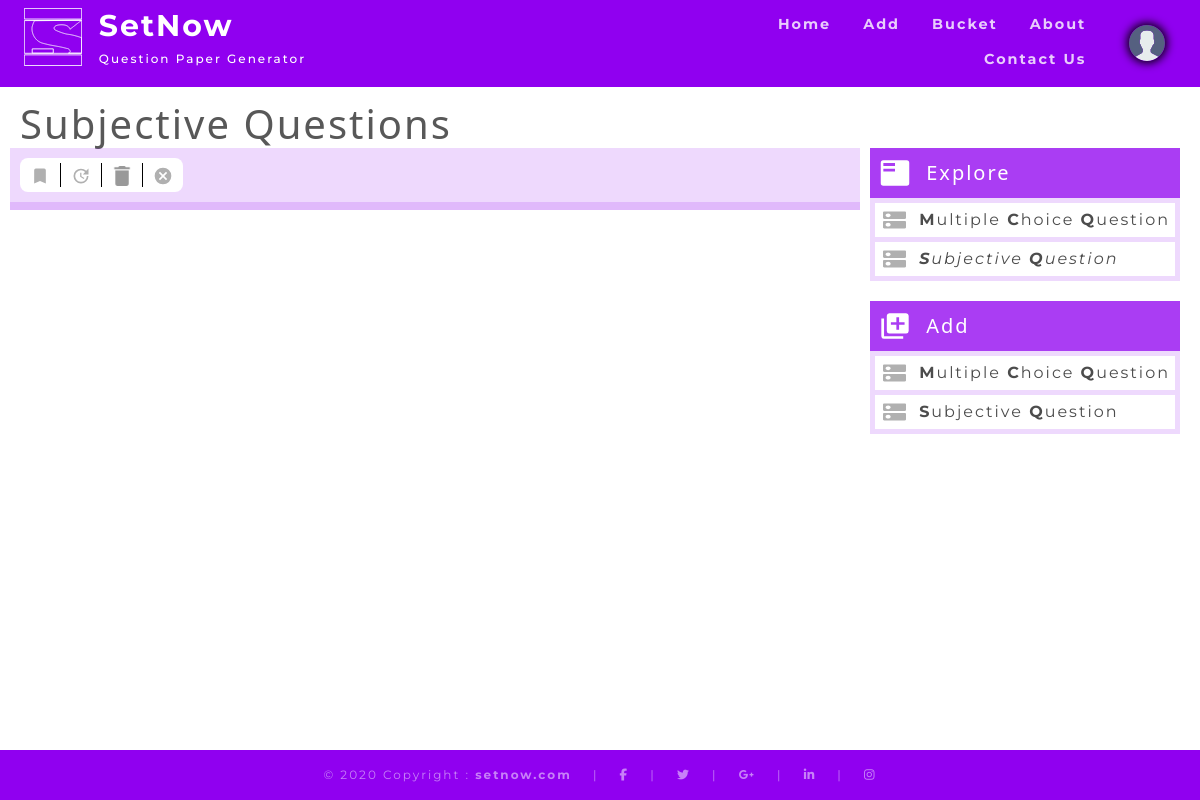
/course/1/question/sub/ (signed in), run on an earlier commit of the app's database.
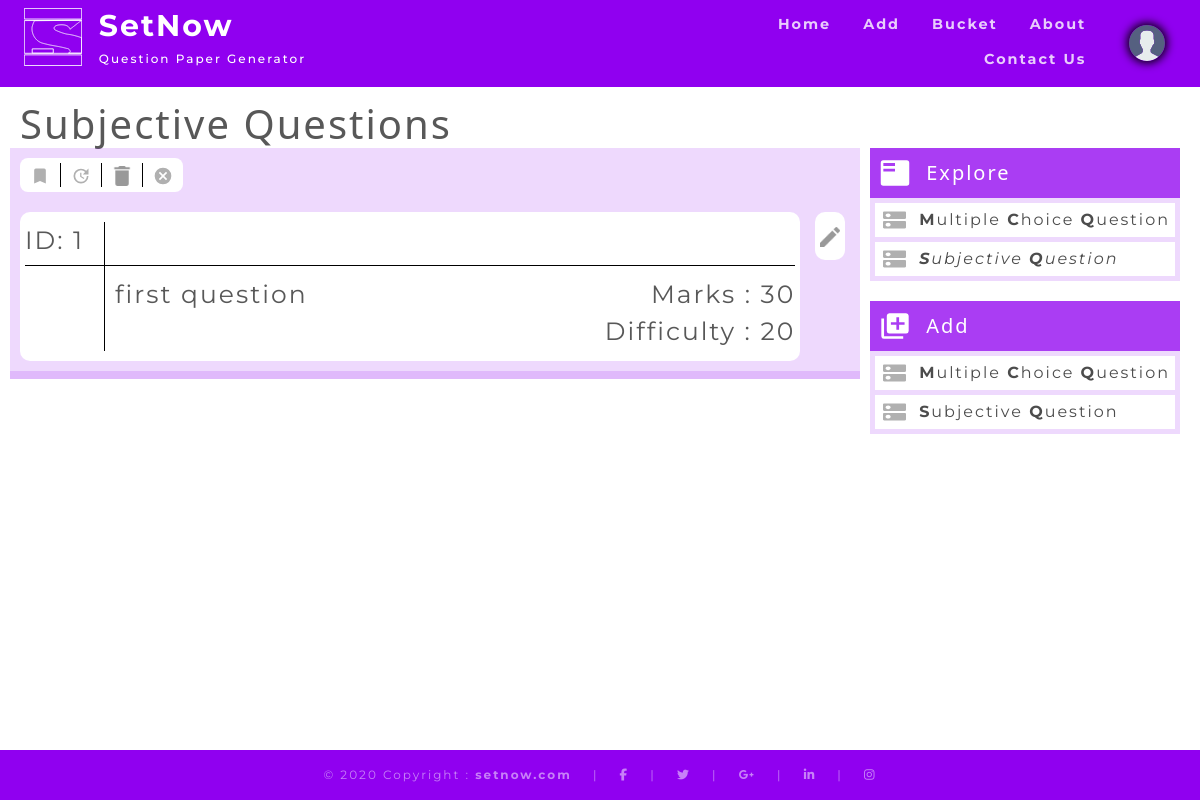
And on a later commit of the database.
### flaskapp/models.py (models this page shows, shortened)
class Question(db.Model):
    id = db.Column(db.Integer, primary_key=True)
    question = db.Column(db.Text, nullable=False)
    mark = db.Column(db.Integer, nullable=False)
    difficulty = db.Column(db.Integer, nullable=False)
    imp = db.Column(db.Boolean, default=False)
    course_id = db.Column(db.Integer, db.ForeignKey("course.id"), nullable=False)

### flaskapp/questions/routes.py (the view)
@questions.route("/course/<course_id>/question/<qtype>/")
@login_required
def question(course_id, qtype):
    if qtype == "mcq":
        _mcq_questions = MCQQuestion.query.filter(MCQQuestion.course_id == course_id).all()
        return render_template("questions/mcq_questions.html",
                               questions=_mcq_questions,
                               css_file='css/question_form.css',
                               js_file='js/update_question.js',
                               title='Objective Questions'
                               )
    elif qtype == "sub":
        _questions = Question.query.filter(Question.course_id == course_id).all()
        return render_template("questions/questions.html",
                               questions=_questions,
                               css_file='css/question_form.css',
                               js_file='js/update_question.js',
                               title='Subjective Questions'
                               )

### flaskapp/models.py (called while the page is built)
@login_manager.user_loader
def load_user(user_id):
    return User.query.get(int(user_id))

### flaskapp/templates/questions/questions.html (shortened to what this page needs)
{% extends "sideNav.html" %}
{% block header %}
    <h1 class="header">Subjective Questions</h1>
{% endblock header %}
{% block main %}
    <div id="questions">
        {% block content %}
            <div class="control_btns">
                <div id="mark_imp">
                    <img src="{{ url_for('static',
                filename='images/imp.svg') }}" alt="imp" class="control_btns_img"/>
                </div>
                <div id="update_all">
                    <img src="{{ url_for('static',
                filename='images/update.svg') }}" alt="update" class="control_btns_img"/>
                </div>
                <div id="delete_btn">
                    <img src="{{ url_for('static',
                filename='images/bin.png') }}" alt="delete" class="control_btns_img"/>
                </div>
                <div id="cancel_btn">
                    <img src="{{ url_for('static',
                filename='images/cancel.svg') }}" alt="cancel" class="control_btns_img"/>
                </div>
            </div>
            <div style="max-height : 446px;overflow-x: auto;position: relative;">
            {% for q in questions %}
                <div class="question_container">
                    <div class="question_info">
                        <div class="first_row">
                            <div class="first_row_column_1">ID: {{ q.id }}</div>
                            <div class="first_row_column_2">{{ q.imp }}</div>
                        </div>
                        <div class="second_row">
                            <div class="second_row_column_1"></div>
                            <div class="second_row_column_2">
                                <div class="question_description">
                                    {{ q.question }}
                                </div>
                                <div class="question_properties">
                                    <div class="marks">Marks : {{ q.mark }}</div>
                                    <div class="difficulty">Difficulty : {{ q.difficulty }}</div>
                                </div>
                            </div>
                        </div>
                    </div>
                    <div class="update_question">
                        <div class="edit_question">
                            <img src="{{ url_for('static',
                    filename='images/edit.png') }}" alt="edit" class="update_question_img"/>
                        </div>
                    </div>
                </div>
            {% endfor %} {% endblock %}
        <div id="bottombar"></div>
        </div>
    </div>
{% endblock %}

### flaskapp/templates/sideNav.html
{% extends "layout.html" %}
{% block sideNav %}
    <div id="sideNav">
        <div id="explore_container">
            <div id="explore_title">
                <img alt="list" src="{{ url_for('static',filename='images/list.svg') }}" id="list_img"/>
                Explore
            </div>
            <div id="explore_items_container">
                <div class="explore_items">
                    <img alt="list_style_image" src="{{ url_for('static',filename='images/list_style_image.svg') }}"/>
                    <a href="#" class="nav_link"><b>M</b>ultiple <b>C</b>hoice <b>Q</b>uestion</a>
                </div>
                <div class="explore_items">
                    <img alt="list_style_image" src="{{ url_for('static',filename='images/list_style_image.svg') }}"/>
                    <a href="#" class="nav_link"><b>S</b>ubjective <b>Q</b>uestion</a>
                </div>
            </div>
        </div>
        <div id="add_container">
            <div id="add_title">
                <img alt="add" src="{{ url_for('static',filename='images/add.svg') }}" id="add_img"/>
                Add
            </div>
            <div id="add_items_container">
                <div class="add_items">
                    <img alt="list_style_image" src="{{ url_for('static',filename='images/list_style_image.svg') }}"/>
                    <a href="#" class="nav_link"><b>M</b>ultiple <b>C</b>hoice <b>Q</b>uestion</a>
                </div>
                <div class="add_items">
                    <img alt="list_style_image" src="{{ url_for('static',filename='images/list_style_image.svg') }}"/>
                    <a href="#" class="nav_link"><b>S</b>ubjective <b>Q</b>uestion</a>
                </div>
            </div>
        </div>
    </div>
{% endblock sideNav %}

### flaskapp/templates/layout.html (shortened to what this page needs)
<!DOCTYPE html>
<html lang="en">
<head>
    <link rel="stylesheet" type="text/css" href=" {{ url_for('static', filename='css/base.css') }}"/>
    <link rel="stylesheet" href="https://stackpath.bootstrapcdn.com/bootstrap/4.4.1/css/bootstrap.min.css"
>
    <link rel="stylesheet" type="text/css" href=" {{ url_for('static', filename=css_file) }}"/>
    <link rel="stylesheet" type="text/css" href=" {{ url_for('static', filename=css_file) }}"/>
</head>
<body>
<div>
    <header>
        <div class="row px-4 py-2 text-white sticky-top" id="header">
            <div class="col1">
                <img src="{{ url_for('static', filename='images/logo.svg') }}" class="logo" alt="logo">
            </div>
            <div class="col2">
                <h2>SetNow</h2>
                <h4>Question Paper Generator</h4>
            </div>
            <div class="col3 pr-3">
                <div class="row" style="margin:0;padding:0;">
                    <a href="#">
                        <h4 class="py-2 mx-3">Home</h4>
                    </a>
                    <a href="#">
                        <h4 class="py-2 mx-3">Add</h4>
                    </a>
                    <a href="#">
                        <h4 class="py-2 mx-3">Bucket</h4>
                    </a>
                    <a href="#">
                        <h4 class="py-2 mx-3">About</h4>
                    </a>
                    <a href="#">
                        <h4 class="py-2 mx-3">Contact Us</h4>
                    </a>
                </div>
            </div>
            <div class="col4">
                <img src="{{ url_for('static', filename='images/user.svg') }}" class="user" alt="user">
            </div>
        </div>
    </header>
    <div style="padding-top: 8%;" id="main_container">
        <div>
            {% block header %}
            {% endblock header %}
            <div id="content">
                <div style="flex-grow: 1;">
                    {% block main %}
                    {% endblock main %}
                </div>
                {% block sideNav %}
                {% endblock sideNav %}
            </div>
        </div>
    </div>
    <footer>
        <div class="col py-3 text-center" id="footer">
                <span class="mr-3">© 2020 Copyright :
                    <a href="http://localhost:5000/" class="fl"><b>setnow.com</b></a>
                </span>
            <span>|</span>
            <a href="#" class="fl"><i class="fab fa-facebook-f mx-3"> </i></a>
            <span>|</span>
            <a href="#" class="fl"><i class="fab fa-twitter mx-3"> </i></a>
            <span>|</span>
            <a href="#" class="fl"><i class="fab fa-google-plus-g mx-3"> </i></a>
            <span>|</span>
            <a href="#" class="fl"><i class="fab fa-linkedin-in mx-3"> </i></a>
            <span>|</span>
            <a href="#" class="fl"><i class="fab fa-instagram ml-3"> </i></a>
        </div>
    </footer>
</div>
</body>
</html>

### flaskapp/static/css/base.css (style rules this page uses)
* { font-family: "Montserrat", sans-serif; }
.row { position: relative; width: 100%; }
#header { margin: 0; position: fixed; top: 0; left: 0; transition: 0.3s; background: #9000f0; }
.logo { max-height: 100%; max-width: 100%; position: relative; }
.col1 { width: 5%; }
.col2 { padding-left: 1.5%; width: 55%; transition: 1s; }
.col3 { width: 35%; display: inline-flex; align-items: center; justify-content: flex-end; }
.col3 > .row { display: flex; justify-content: flex-end; }
.col3 > .row > a > h4 { color: rgba(255, 255, 255, 0.8); margin: 0; text-align: center; float: left; border-bottom: 2px solid #ffffff00; font-size: 1.2vw; font-weight: bold; }
.col4 { width: 5%; display: inline-flex; align-items: center; justify-content: center; }
.col4 > img { cursor: pointer; width: 3vw; height: 3vw; border-radius: 50%; box-shadow: 0 0 10px 2px #000000; }
.col2 > h2 { font-size: 2.5vw; font-weight: bolder; }
.col2 > h4 { font-size: 1vw; }
#footer { left: 0; bottom: 0; position: fixed; font-size: 1vw; color: rgba(255, 255, 255, 0.5); transition: 1s; background: #9000f0; }
.fl { color: rgba(255, 255, 255, 0.5); }
* { letter-spacing: 2px; }
#content { display: flex; flex-direction: row; margin: 0 10px; }
#sideNav { margin-right: 10px; }
#explore_title, #add_title { align-items: center; background-color: rgba(144, 0, 240, 0.76); color: white; display: flex; font-family: "Segoe UI", Tahoma, Geneva, Verdana, sans-serif; font-size: 20px; padding: 10px; }
#list_img, #add_img { margin-right: 16px; width: 30px; }
#explore_items_container, #add_items_container { background-color: rgba(144, 0, 240, 0.15); padding: 5px; margin-bottom: 20px; }
.explore_items, .add_items { background-color: white; color: rgba(76, 76, 76, 1); display: flex; flex-direction: row; margin-bottom: 5px; padding: 5px; }
.explore_items:last-child, .add_items:last-child { margin-bottom: 0; }
.explore_items img, .add_items img { margin-right: 10px; }
.nav_link { color: rgba(76, 76, 76, 1) !important; cursor: pointer; text-decoration: none !important; }
.active { font-style: italic; }

### flaskapp/static/css/question_form.css (style rules this page uses)
.header { font-family: "Segoe UI", Tahoma, Geneva, Verdana, sans-serif; color: rgba(88, 88, 88, 1); font-size: 40px; margin: 0 20px; }
#questions { background-color: rgba(144, 0, 240, 0.15); }
#questions { margin-right: 10px; }
.control_btns { margin: 10px; padding: 5px 0; border-radius: 8px; background-color: white; display: inline-flex; flex-direction: row; }
.control_btns div { padding: 0px 10px; border-right: 1px solid black; }
.control_btns div:last-child { border: none; }
.control_btns_img { width: 20px; }
.question_container { display: flex; flex-direction: row; font-family: "Segoe UI", Tahoma, Geneva, Verdana, sans-serif; color: rgba(88, 88, 88, 1); font-size: 25px; }
.question_info { background-color: white; border-radius: 10px; padding: 10px 5px; flex-direction: column; flex-grow: 1; margin: 10px 0 10px 10px; }
.first_row { border-bottom: 1px solid black; display: flex; flex-direction: row; }
.second_row { display: flex; flex-direction: row; }
.first_row_column_1 { border-right: 1px solid black; padding-bottom: 5px; text-align: left; width: 80px; }
.first_row_column_2 { flex-grow: 1; text-align: right; }
.second_row_column_1 { width: 80px; border-right: 1px solid black; }
.second_row_column_2 { display: flex; flex-direction: row; flex-grow: 1; padding: 10px 0px 0px 10px; }
.question_description { flex-grow: 1; }
.question_properties { display: flex; flex-direction: column; text-align: right; width: 200px; }
.update_question { border-radius: 10px; color: black; display: flex; flex-direction: column; padding: 10px 15px; }
.edit_question { background-color: white; border-radius: 10px; padding: 5px; }
.edit_question { cursor: pointer; }
#delete_btn img { opacity: 0.4; }
.update_question_img { opacity: 0.4; width: 20px; }
#bottombar { background-color: rgba(144, 0, 240, 0.15); bottom: 0; height: 8px; position: sticky; }

What changed in the data, as far as the page shows it:
added Question: id "1", question "first question", mark "30", difficulty "20"
